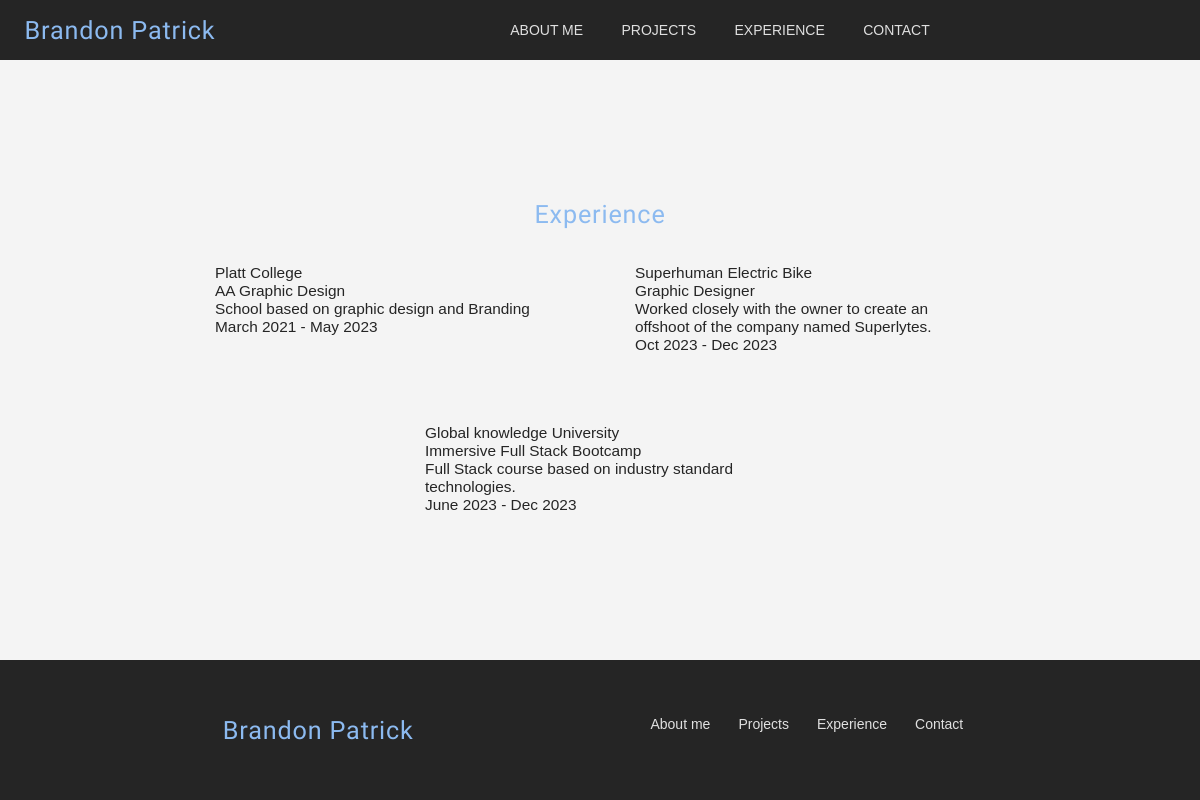
The app's page /experience/ with its own data.
### experience/models.py (models this page shows, shortened)
class Experience (models.Model):
    entity = models.CharField(max_length=255)
    title = models.CharField(max_length=255)
    description = models.TextField()
    period = models.CharField(max_length=50)
    technologies = models.ManyToManyField(Tech)

### experience/views.py (the view)
# urls.py: path("", views.experience_list, name='experience_list'),
def experience_list(request):
    experience = Experience.objects.all()
    return render(request, 'experience/experience_list.html', {'experience': experience})

### templates/experience/experience_list.html (shortened to what this page needs)
{% extends 'base.html' %}
{% load static %}
{% block content %}
<section class="experience-section center">
    <h2>Experience</h2>
    <div class="experience-list">
        {% for experience in experience %}
        <div class="experience-card">
            <a href="{{experience.repository}}" target="_blank">
                <p>{{experience.entity}}</p>
                <p>{{experience.title}}</p>
                <p>{{experience.description}}</p>
                <p>{{experience.period}}</p>
            </a>
        </div>
        {% endfor %}
    </div>
    </section>
{% endblock content %}

### static/css/base.css (style rules this page uses)
:root { --primary-color: #8CBAF0; --primary-color-100: #D2E4F9; --primary-color-300: #78AFED; --secondary-color: #6E6D5B; --secondary-color-600: #04C876; --secondary-color-900: #252525; --neutral-color: #e0e0e0; --background-color: #f4f4f4; --surface-color: #252525; --lobster-font: 'Caudex', serif; --sans-font: 'SM sans', sans-serif; }
.center { display: flex; justify-content: center; align-items: center; }
html { font-size: 14px; background-color: var(--background-color); }
* { font-family: var(--sans-font); margin: 0px; padding: 0px; }
body { height: 100vh; display: flex; flex-direction: column; justify-content: space-between; }
a { text-decoration: none; }
h2 { color: var(--primary-color); font-family: var(--lobster-font); font-weight: 400; letter-spacing: 0.06rem; font-size: 1.8rem; }
p { color: var(--neutral-color); font-size: 1.1rem; }

### static/css/sections.css (style rules this page uses)
.experience-section { flex-direction: column; margin: 4rem; }
.experience-list { margin-top: 2rem; display: flex; flex-wrap: wrap; justify-content: center; width: 100%; gap: 4rem; }
.experience-list p { color: var(--surface-color); }
.experience-card { display: flex; flex-wrap: wrap; width: 25rem; padding: 0.5rem; gap: 0.5rem; }

### records on screen
Experience: entity "Platt College", title "AA Graphic Design", description "School based on graphic design and Branding", period "March 2021 - May 2023"
Experience: entity "Superhuman Electric Bike", title "Graphic Designer", description "Worked closely with the owner to create an offshoot of the company named Superlytes.", period "Oct 2023 - Dec 2023"
Experience: entity "Global knowledge University", title "Immersive Full Stack Bootcamp", description "Full Stack course based on industry standard technologies.", period "June 2023 - Dec 2023"
